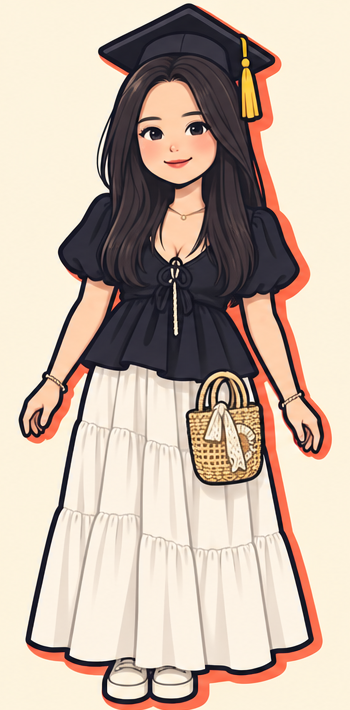
#> input picture char_full_front.png, 350 x 710 px, given in place of char_front.png, which was not available
$ python render_animation.py
#> lines starting #> are read from the running program, lines starting #| are printed output that depends on the picture; pictures that were not available may be replaced by others from this repository, and a replacement may not be noted
import os
import math
import random
import subprocess
import numpy as np
from PIL import Image, ImageDraw, ImageFont, ImageFilter
import imageio_ffmpeg

# Canvas constants
WIDTH = 720
HEIGHT = 1280
FPS = 30
TOTAL_FRAMES = 540 # 18.0 seconds

# Color Palette
CREAM = (255, 244, 221, 255)
INK = (31, 27, 46, 255)
YELLOW = (255, 201, 60, 255)
ORANGE = (255, 107, 74, 255)
PINK = (255, 158, 205, 255)
MINT = (61, 219, 192, 255)
SKY = (189, 227, 255, 255)
RED = (215, 38, 61, 255)
NAVY = (31, 42, 90, 255)
WHITE = (255, 255, 255, 255)

FONT_PATH = r'C:\Windows\Fonts\arialbd.ttf'
FONT_TITLE_PATH = r'C:\Windows\Fonts\segoeuib.ttf'

# [6 lines left out: function get_font, not called in this run]

# Easing functions
def ease_out_back(t, s=1.70158):
    t -= 1.0
    return t * t * ((s + 1.0) * t + s) + 1.0

# [4 lines left out: function ease_out_elastic, not called in this run]

def ease_out_cubic(t):
    return 1.0 - math.pow(1.0 - t, 3)

def ease_in_cubic(t):
    return t * t * t

def clamp(v, min_v, max_v):
    return max(min_v, min(max_v, v))

# Helper to transform and paste RGBA image onto RGBA canvas with anchor center
# [71 lines left out: functions paste_sprite, draw_speed_lines, draw_subtitles, not called in this run]

class AnimationRenderer:
    def __init__(self):
        print("Loading sprite and prop assets...")
        self.sprites = {
            'char_front': Image.open('assets/sprites/char_front.png').convert('RGBA'),
            'char_turn': Image.open('assets/sprites/char_turn.png').convert('RGBA'),
            'char_bust_smile': Image.open('assets/sprites/char_bust_smile.png').convert('RGBA'),
            'char_bust_wink': Image.open('assets/sprites/char_bust_wink.png').convert('RGBA'),
            'char_bust_surprised': Image.open('assets/sprites/char_bust_surprised.png').convert('RGBA'),
            'char_bust_laugh': Image.open('assets/sprites/char_bust_laugh.png').convert('RGBA'),
        }
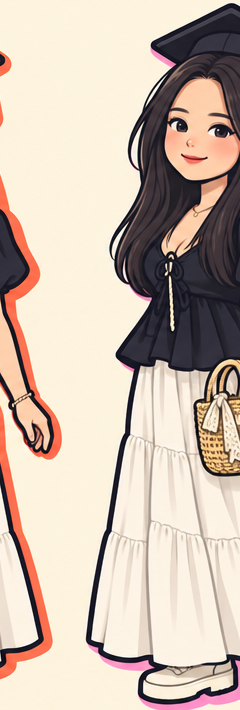
#> input picture char_full_turn.png, 240 x 710 px, given in place of char_turn.png, which was not available
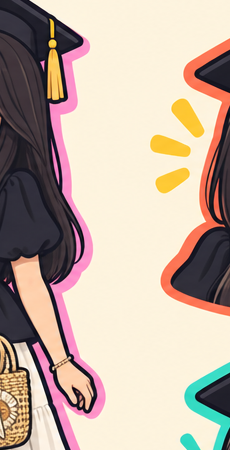
#> input picture char_bust_smile.png, 230 x 450 px, found by its file name
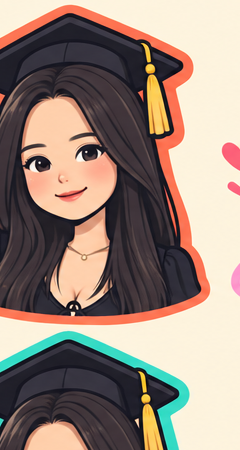
#> input picture char_bust_wink.png, 240 x 450 px, found by its file name
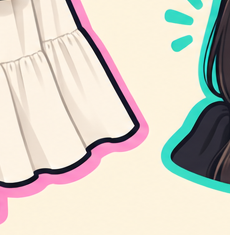
#> input picture char_bust_surprised.png, 230 x 235 px, found by its file name
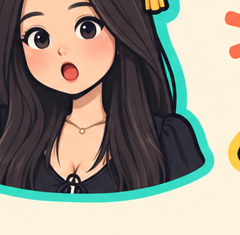
#> input picture char_bust_laugh.png, 240 x 235 px, found by its file name
        self.props = {
            'courtroom_bg': Image.open('assets/props/courtroom_bg.png').convert('RGBA'),
            'witness_stand': Image.open('assets/props/witness_stand.png').convert('RGBA'),
            'gavel_bang': Image.open('assets/props/gavel_bang.png').convert('RGBA'),
            'gavel': Image.open('assets/props/gavel.png').convert('RGBA'),
            'polaroid_baby': Image.open('assets/props/polaroid_baby.png').convert('RGBA'),
            'polaroid_school': Image.open('assets/props/polaroid_school.png').convert('RGBA'),
            'polaroid_library': Image.open('assets/props/polaroid_library.png').convert('RGBA'),
            'polaroid_deadline': Image.open('assets/props/polaroid_deadline.png').convert('RGBA'),
            'summons_paper': Image.open('assets/props/summons_paper.png').convert('RGBA'),
            'stamp_da_duyet': Image.open('assets/props/stamp_da_duyet.png').convert('RGBA'),
            'end_card': Image.open('assets/props/end_card.png').convert('RGBA'),
            'sticker_star': Image.open('assets/props/sticker_star.png').convert('RGBA'),
            'sticker_heart': Image.open('assets/props/sticker_heart.png').convert('RGBA'),
            'sticker_cap': Image.open('assets/props/sticker_cap.png').convert('RGBA'),
        }
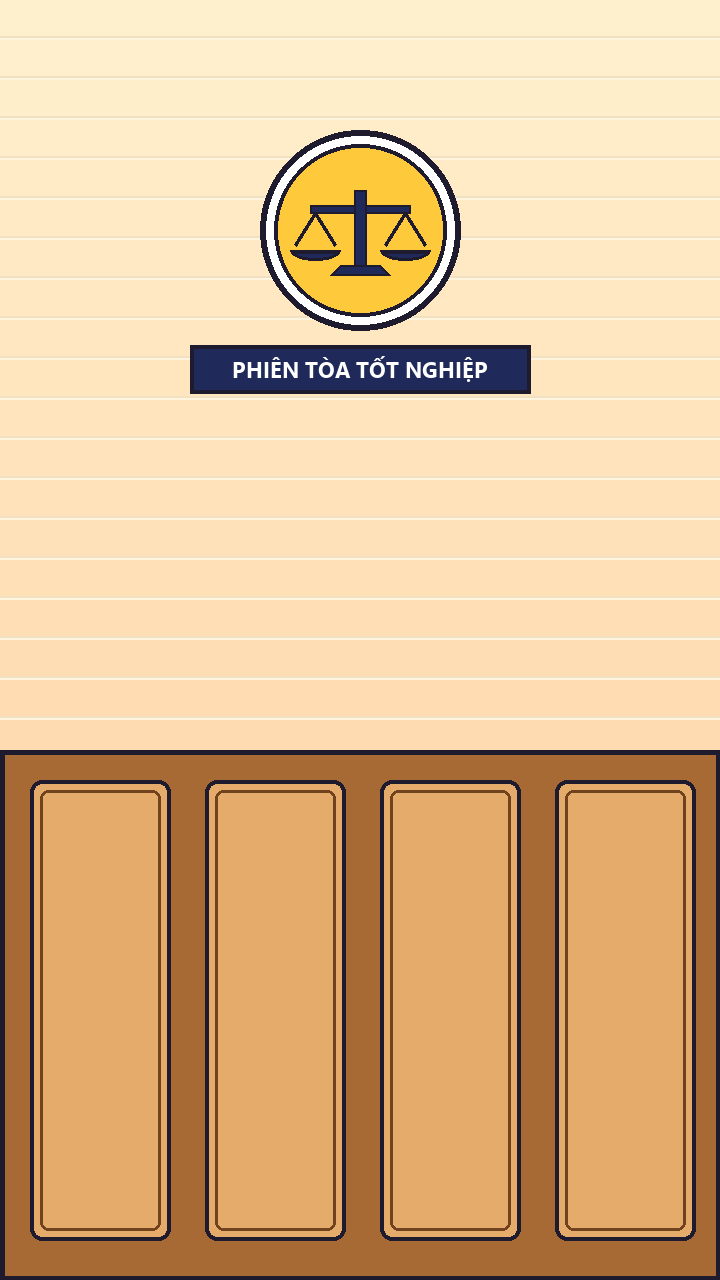
#> input picture assets/props/courtroom_bg.png, 720 x 1280 px
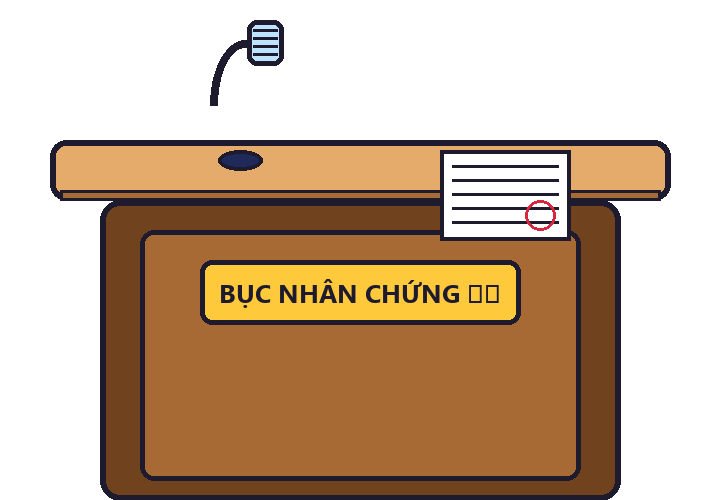
#> input picture assets/props/witness_stand.png, 720 x 500 px
        self.init_confetti()

    # [368 lines left out: functions init_confetti, render_frame, render_shot_1, render_shot_2, render_shot_3, render_shot_4, not called in this run]

def main():
    renderer = AnimationRenderer()
    ffmpeg_exe = imageio_ffmpeg.get_ffmpeg_exe()
    out_mp4 = 'assets/loi-khai.mp4'
    cmd = [
        ffmpeg_exe, '-y',
        '-f', 'rawvideo', '-vcodec', 'rawvideo',
        '-s', f'{WIDTH}x{HEIGHT}', '-pix_fmt', 'rgb24', '-r', str(FPS),
        '-i', '-',
        '-i', 'assets/master_audio.wav',
        '-c:v', 'libx264', '-preset', 'ultrafast', '-crf', '19', '-pix_fmt', 'yuv420p',
        '-movflags', '+faststart',
        '-c:a', 'aac', '-b:a', '192k',
        '-shortest',
        out_mp4
    ]

    with open('ffmpeg_render.log', 'w') as err_log:
        proc = subprocess.Popen(cmd, stdin=subprocess.PIPE, stderr=err_log)

        for i in range(TOTAL_FRAMES):
            frame_img = renderer.render_frame(i)
            raw_bytes = np.array(frame_img).tobytes()
            proc.stdin.write(raw_bytes)
            if i % 60 == 0:
                print(f"Rendered frame {i}/{TOTAL_FRAMES} ({(i/TOTAL_FRAMES)*100:.1f}%)")

        proc.stdin.close()
        proc.wait()

    if proc.returncode == 0:
        print(f"Successfully rendered video to {out_mp4}!")
        size_mb = os.path.getsize(out_mp4) / (1024 * 1024)
        print(f"Video size: {size_mb:.2f} MB")
    else:
        with open('ffmpeg_render.log', 'r') as err_log:
            print(f"FFmpeg error:\n{err_log.read()}")

if __name__ == '__main__':
#> (the run stopped early here; a loop or call above may not have finished)
